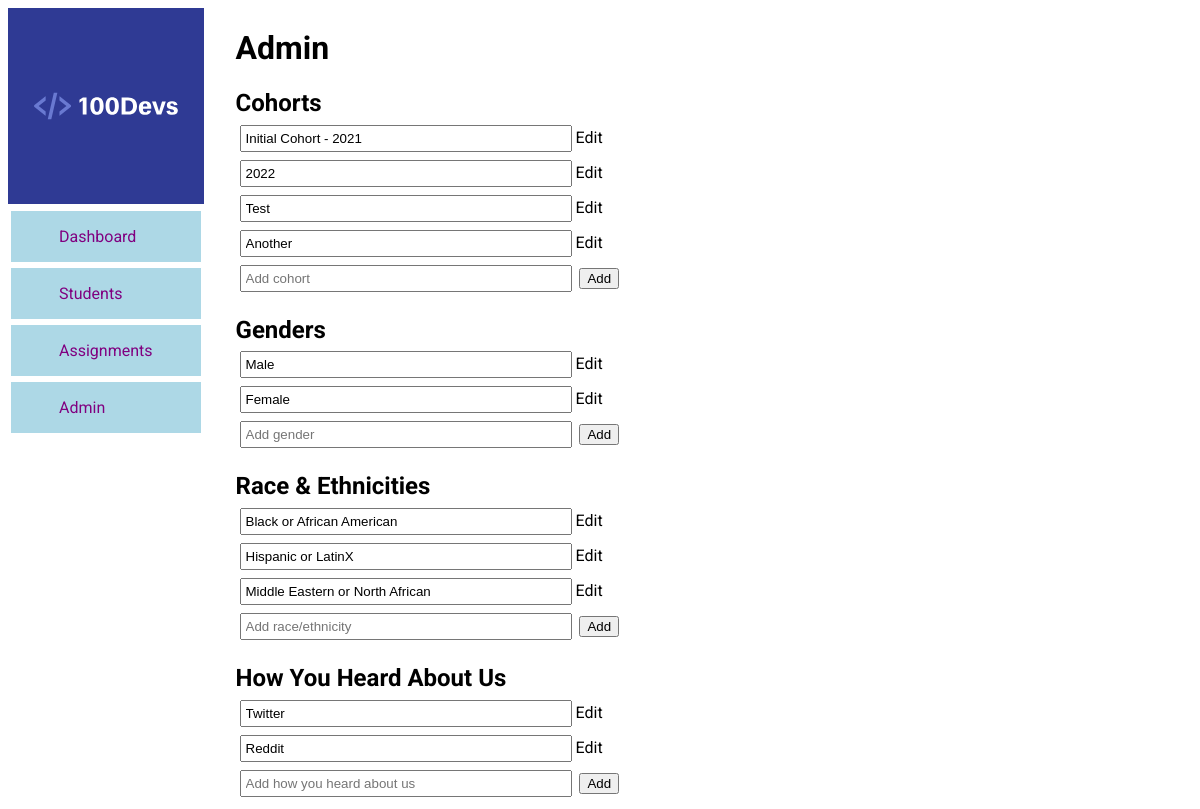
The page /100devs/admin/ on the database as committed earlier.
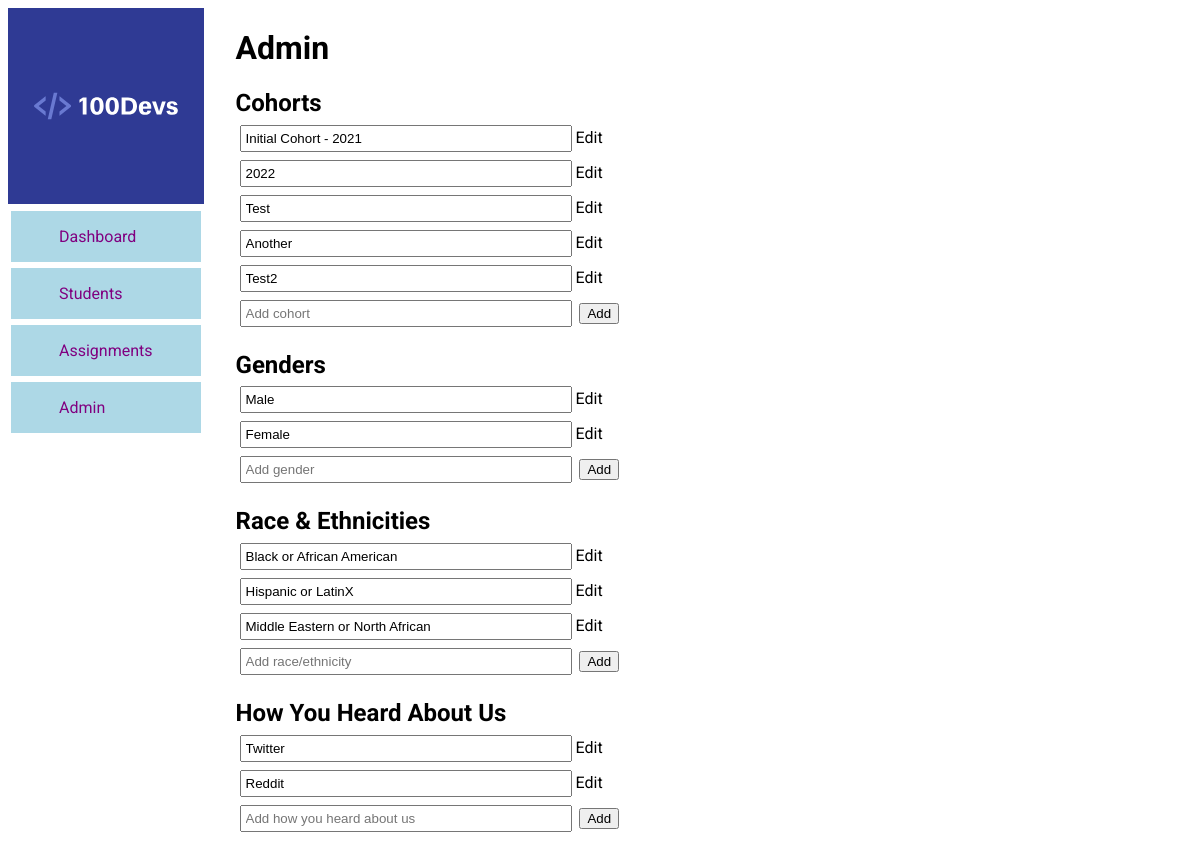
The same page on the database as committed later.
### main/models.py (models this page shows, shortened)
class Cohort(models.Model):
    name = models.CharField(max_length=300)

class Gender(models.Model):
    name = models.CharField(max_length=300)

class RaceEthnicity(models.Model):
    name = models.CharField(max_length=300)

class HearAboutUs(models.Model):
    name = models.CharField(max_length=300)

### main/views.py (the view)
# urls.py: path('admin/', admin.site.urls),
def admin(request):
    cohorts = Cohort.objects.all()
    genders = Gender.objects.all()
    race_ethnicity = RaceEthnicity.objects.all()
    hear_about_us = HearAboutUs.objects.all()
    context = {
        "cohorts": cohorts,
        "genders": genders,
        "race_ethnicity": race_ethnicity,
        "hear_about_us": hear_about_us
    }
    return render(request, 'admin.html', context)

### main/templates/admin.html (shortened to what this page needs)
{% extends 'main.html' %}
{% load static %}
{% block content %}
<h1>Admin</h1>
<section class="adminCategory">
    <h2>Cohorts</h2>
    <ul>
        {% for cohort in cohorts %}
            <li id="cohort-{{ cohort.id }}"><input type="text" value="{{cohort.name}}" class="editInput" readonly><span class="adminEdit">Edit</span><span class="adminSave hide">Save</span></li>
        {% endfor %}
        <div>
            <form action="/100devs/admin/create-cohort/" method="POST">
                <input type="text" id="new_cohort" name="name" class="new_input" placeholder="Add cohort">
                <button>Add</button>
            </form>
        </div>
    </ul>
</section>
<section class="adminCategory">
    <h2>Genders</h2>
    <ul>
        {% for gender in genders %}
        <li id="gender-{{ gender.id }}"><input type="text" value="{{gender.name}}" class="editInput" readonly><span class="adminEdit">Edit</span><span class="adminSave hide">Save</span></li>
        {% endfor %}
        <div>
            <form action="/100devs/admin/create-gender/" method="POST">
                <input type="text" id="new_gender" name="name" class="new_input" placeholder="Add gender">
                <button>Add</button>
            </form>
        </div>
    </ul>
</section>
<section class="adminCategory">
    <h2>Race & Ethnicities</h2>
    <ul>
        {% for re in race_ethnicity %}
        <li id="re-{{ re.id }}"><input type="text" value="{{re.name}}" class="editInput" readonly><span class="adminEdit">Edit</span><span class="adminSave hide">Save</span></li>
        {% endfor %}
        <div>
            <form action="/100devs/admin/create-race/" method="POST">
                <input type="text" id="new_race_eth" name="name" class="new_input" placeholder="Add race/ethnicity">
                <button>Add</button>
            </form>
        </div>
    </ul>
</section>
<section class="adminCategory">
    <h2>How You Heard About Us</h2>
    <ul>
        {% for hau in hear_about_us %}
        <li id="heard-{{ hau.id }}"><input type="text" value="{{hau.name}}" class="editInput" readonly><span class="adminEdit">Edit</span><span class="adminSave hide">Save</span></li>
        {% endfor %}
        <div>
            <form action="/100devs/admin/create-heard/" method="POST">
                <input type="text" id="new_heard" name="name" class="new_input" placeholder="Add how you heard about us">
                <button>Add</button>
            </form>
        </div>
    </ul>
</section>
{% endblock content %}

Rows that differ between the two databases and show on the page:
added Cohort: name "Test2"
